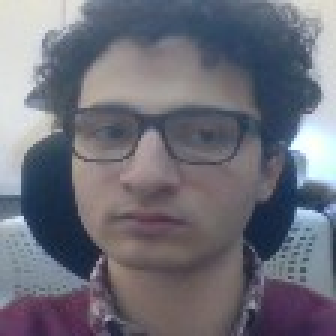
#> input picture server/server/storage/registrations/393890_17.jpg, 112 x 112 px (shown 3 times larger)
$ python -i image_processing.py   (imports and definitions only)
#> lines starting #> are read from the running program, lines starting #| are printed output that depends on the picture
"""
Image processing utilities for pre-cropped face images.

ARCHITECTURE:
- Frontend detects face using MediaPipe Face Mesh
- Frontend crops face region (with padding) and resizes to 160x160
- Frontend sends ONLY the 160x160 face crop to backend
- Backend validates crop and generates embedding using FaceNet512 (no detection needed)

This reduces:
- Bandwidth: ~95% reduction (160x160 crop vs 640x480 full image)
- Latency: No redundant face detection on backend
- CPU: Backend only processes small face crops
"""
import cv2
import numpy as np
from typing import Tuple


def validate_face_crop(image: np.ndarray) -> bool:
    """
    Lightweight validation that received image is actually a face crop.

    Args:
        image: Image to validate

    Returns:
        True if appears to be a valid face crop
    """
    # Check dimensions (should be close to 160x160 for FaceNet512)
    h, w = image.shape[:2]
    if w < 50 or h < 50 or w > 300 or h > 300:
        return False

    # Check if image has reasonable color variation (faces have variation)
    if len(image.shape) == 3:
        color_variance = np.var(image.reshape(-1, 3), axis=0).mean()
        if color_variance < 100:  # Too uniform, probably not a face
            return False

    return True


def process_face_crop_for_recognition(image_data: bytes) -> np.ndarray:
    """
    Process pre-cropped face image for recognition.
    Frontend sends 160x160 face crop, backend just validates and converts.

    Args:
        image_data: Raw image bytes (should be 160x160 face crop)

    Returns:
        Processed image as numpy array (RGB, 160x160)
    """
    # Decode image
    nparr = np.frombuffer(image_data, np.uint8)
    image = cv2.imdecode(nparr, cv2.IMREAD_COLOR)

    if image is None:
        raise ValueError("Failed to decode image")

    # Validate it's a reasonable face crop
    if not validate_face_crop(image):
        raise ValueError("Invalid face crop - image does not appear to be a face region")

    # Ensure it's 160x160 (resize if needed, though frontend should send correct size)
    if image.shape[0] != 160 or image.shape[1] != 160:
        image = cv2.resize(image, (160, 160))

    # Convert BGR to RGB (FaceNet512 expects RGB)
    if len(image.shape) == 3:
        image_rgb = cv2.cvtColor(image, cv2.COLOR_BGR2RGB)
    else:
        # Grayscale - convert to RGB
        image_rgb = cv2.cvtColor(image, cv2.COLOR_GRAY2RGB)

    return image_rgb


def resize_image(image: np.ndarray, target_size: tuple = (160, 160)) -> np.ndarray:
    """Resize image to target size."""
    return cv2.resize(image, target_size)


def normalize_image(image: np.ndarray) -> np.ndarray:
    """Normalize image to [0, 1] range."""
    return image.astype(np.float32) / 255.0

>>> import cv2
>>> picture = cv2.imread('../../server/storage/registrations/393890_17.jpg', cv2.IMREAD_GRAYSCALE)
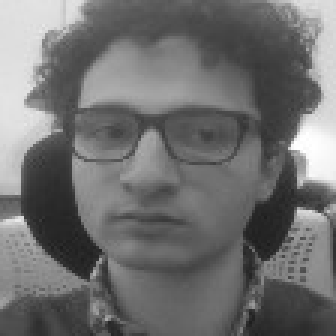
#> picture: shape (112, 112) (shown 3 times larger); min 29, max 255, mean 112.1
>>> result = process_face_crop_for_recognition(picture)
#> in process_face_crop_for_recognition, `nparr = np.frombuffer(image_data, np.uint8)`: nparr = 12544 values, max 255 at index 5030, min 29 at index 8152, mean 112.1
#> (the run stopped early here; a loop or call above may not have finished)

$ run again, on server/server/storage/registrations/4MIIG_15.jpg
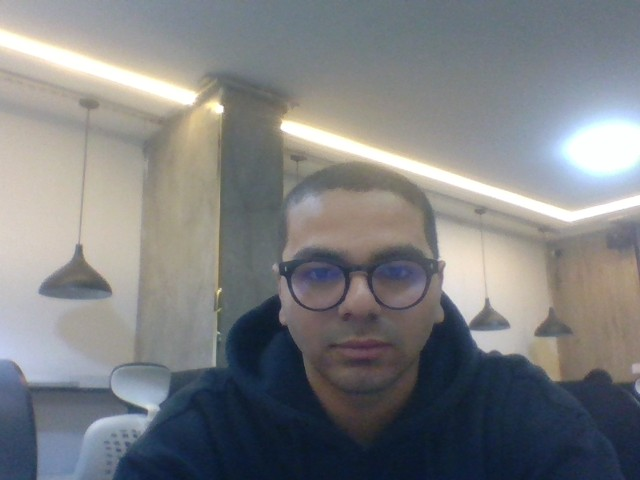
#> input picture server/server/storage/registrations/4MIIG_15.jpg, 640 x 480 px
#> `picture = cv2.imread('../../server/storage/registrations/393890_17.jpg..`:
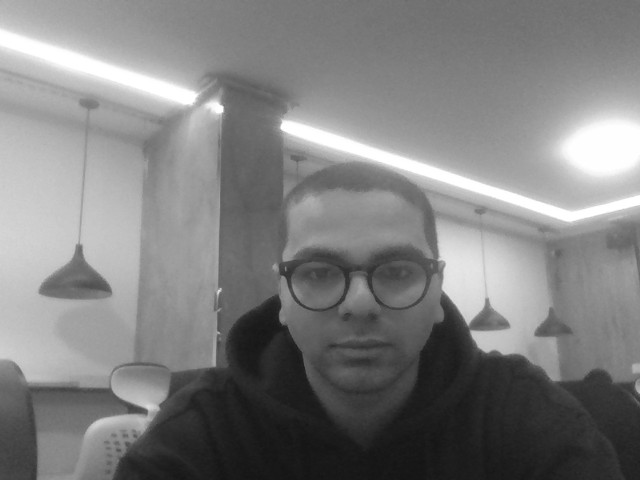
#> picture: shape (480, 640); min 20, max 255, mean 127.3
